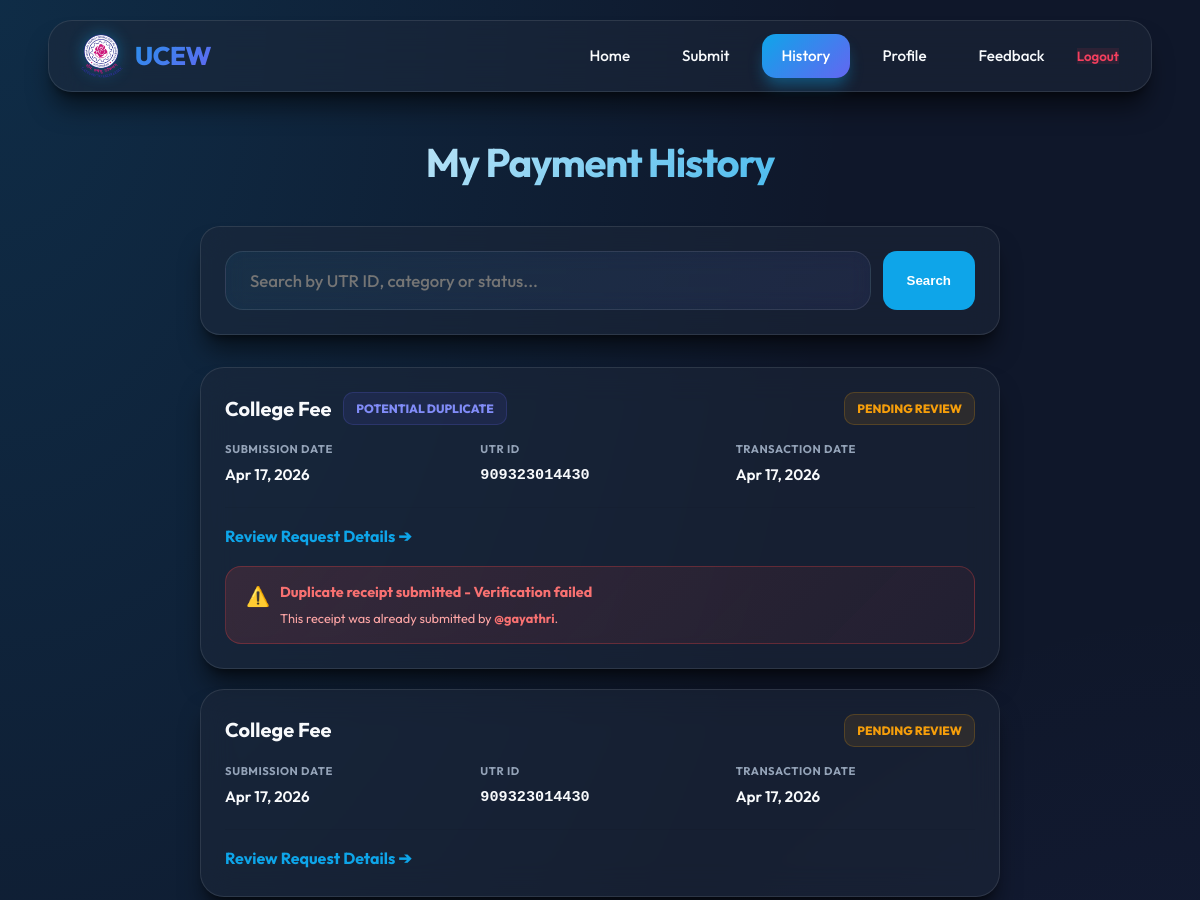
The page /my-receipts/ (signed in, upper part) on the database as committed earlier.
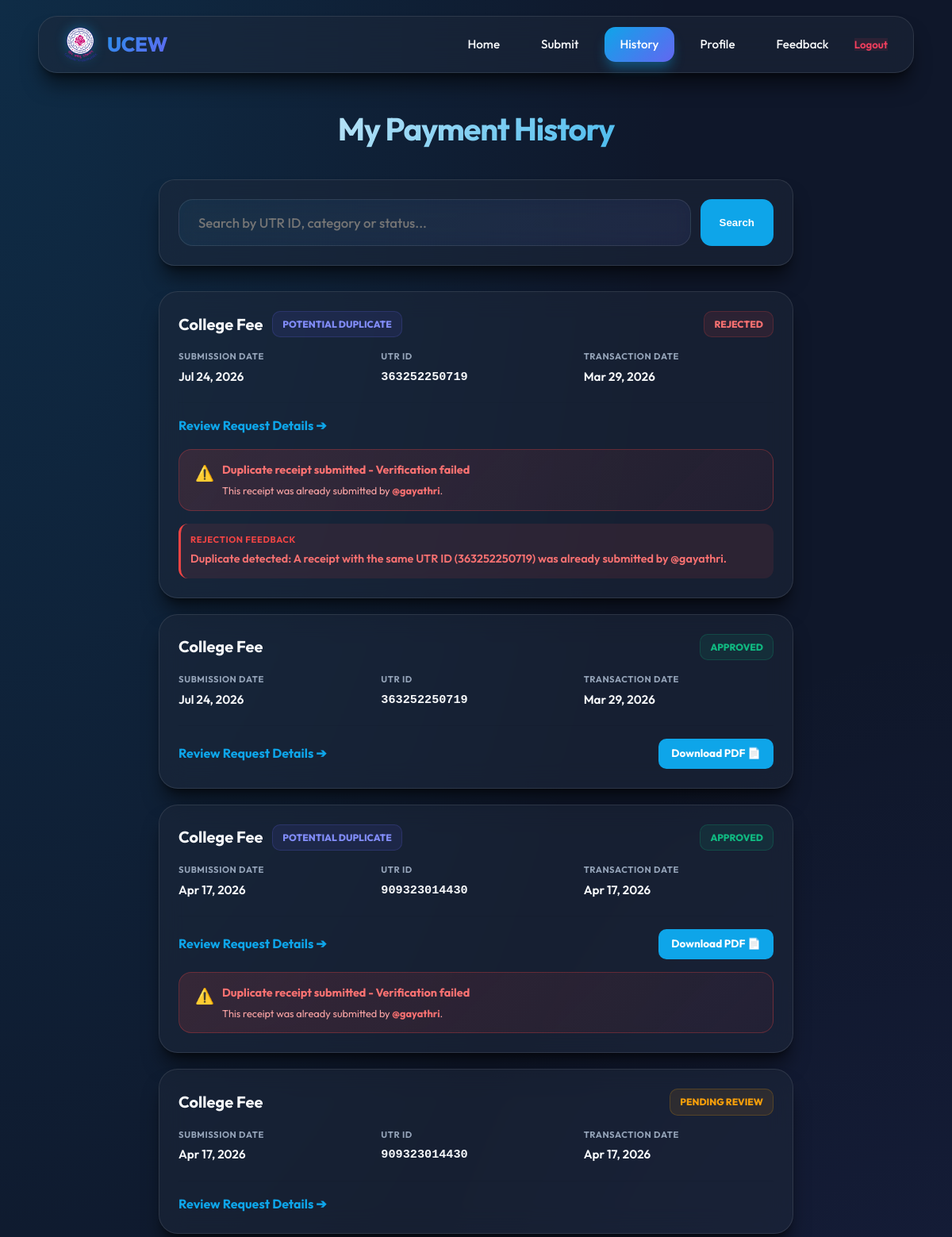
The same page on the database as committed later.
### fee/models.py (models this page shows, shortened)
class Receipt(models.Model):
    FEE_TYPES = [
        ('college', 'College Fee'),
        ('special', 'Special Fee'),
        ('exam', 'Exam Fee'),
    ]
    STATUS_CHOICES = [
        ('pending', 'Pending Review'),
        ('approved', 'Approved'),
        ('rejected', 'Rejected'),
    ]
    student = models.ForeignKey(User, on_delete=models.CASCADE)
    fee_type = models.CharField(max_length=10, choices=FEE_TYPES)
    hallticket_number = models.CharField(max_length=32, null=True, blank=True)
    image = models.ImageField(upload_to='receipts/')
    extracted_text = models.TextField(blank=True)
    text_hash = models.CharField(max_length=64, blank=True)
    utr = models.CharField(max_length=64, blank=True)
    transaction_at = models.DateTimeField(null=True, blank=True)
    submitted_at = models.DateTimeField(auto_now_add=True)
    status = models.CharField(max_length=10, choices=STATUS_CHOICES, default='pending')
    rejection_reason = models.TextField(blank=True, null=True)
    processed_at = models.DateTimeField(null=True, blank=True)
    processed_by = models.ForeignKey(User, null=True, blank=True, on_delete=models.SET_NULL, related_name='processed_receipts')
    is_duplicate = models.BooleanField(default=False)
    duplicate_of = models.ForeignKey('self', null=True, blank=True, on_delete=models.SET_NULL)
    amount = models.PositiveIntegerField(null=True, blank=True)
    receiver_name = models.CharField(max_length=100, null=True, blank=True)
    bank_name = models.CharField(max_length=100, null=True, blank=True)
    bank_account_name = models.CharField(max_length=100, null=True, blank=True)
    transaction_id = models.CharField(max_length=64, null=True, blank=True)
    REGULATIONS = [
        ('r18', 'R18'),
        ('r22', 'R22'),
        ('r25', 'R25'),
    ]
    ACADEMIC_YEARS = [
        ('1', '1st Year'),
        ('2', '2nd Year'),
        ('3', '3rd Year'),
        ('4', '4th Year'),
    ]
    EXAM_CATEGORIES = [
        ('regular', 'Regular Exam'),
        ('supply', 'Supply Exam'),
    ]
    BRANCH_CHOICES = [
        ('CSE', 'Computer Science & Engineering'),
        ('CSM', 'CSE (AI & ML)'),
        ('ECE', 'Electronics & Communication'),
        ('CIVIL', 'Civil Engineering'),
        ('MECH', 'Mechanical Engineering'),
    ]
    regulation = models.CharField(max_length=10, choices=REGULATIONS, null=True, blank=True)
    branch = models.CharField(max_length=10, choices=BRANCH_CHOICES, null=True, blank=True)
    academic_year = models.CharField(max_length=10, choices=ACADEMIC_YEARS, null=True, blank=True)
    exam_category = models.CharField(max_length=10, choices=EXAM_CATEGORIES, null=True, blank=True)
    exam_details = models.CharField(max_length=100, null=True, blank=True)

### fee/views.py (the view)
# urls.py: path('my-receipts/', views.student_receipts, name='student_receipts'),
@login_required
def student_receipts(request):
    receipts = Receipt.objects.filter(student=request.user).order_by('-submitted_at')
    return render(request, 'fee/student_receipts.html', {'receipts': receipts})

### fee/templates/fee/student_receipts.html (shortened to what this page needs)
{% extends 'base.html' %}
{% block content %}
<div class="receipts-page-container">
    <h1 class="page-title">My Payment History</h1>
    <div class="search-glass glass">
        <form class="search-flex" method="get">
            <input class="search-input-premium" type="text" name="search" placeholder="Search by UTR ID, category or status..." value="{{ request.GET.search|default:'' }}">
            <button class="btn-search-p" type="submit">Search</button>
        </form>
    </div>
    {% for receipt in receipts %}
        <div class="student-receipt-card glass">
            <div class="receipt-header-row">
                <div style="display: flex; align-items: center; gap: 12px;">
                    <span class="receipt-type">{{ receipt.get_fee_type_display }}</span>
                    {% if receipt.is_duplicate %}
                        <span class="badge-premium badge-duplicate">Potential Duplicate</span>
                    {% endif %}
                </div>
                <span class="badge-premium badge-{{ receipt.status }}">
                    {{ receipt.get_status_display }}
                </span>
            </div>
            <div class="receipt-content-grid">
                <div class="info-item">
                    <span class="info-label">Submission Date</span>
                    <span class="info-value">{{ receipt.submitted_at|date:"M d, Y" }}</span>
                </div>
                <div class="info-item">
                    <span class="info-label">UTR ID</span>
                    <span class="info-value" style="font-family: monospace;">{{ receipt.utr|default:"Processing..." }}</span>
                </div>
                {% if receipt.transaction_at %}
                <div class="info-item">
                    <span class="info-label">Transaction Date</span>
                    <span class="info-value">{{ receipt.transaction_at|date:"M d, Y" }}</span>
                </div>
                {% endif %}
            </div>
            <div class="action-row">
                <a class="view-link" href="{% url 'receipt_detail' receipt.id %}" style="font-weight: 700; color: var(--primary); text-decoration: none;">
                    Review Request Details ➔
                </a>
                {% if receipt.status == 'approved' %}
                    <a href="{% url 'download_receipt_pdf' receipt.id %}" class="btn-download-premium">
                        Download PDF 📄
                    </a>
                {% endif %}
            </div>
            {% if receipt.is_duplicate or receipt.status == 'rejected' and 'duplicate' in receipt.rejection_reason|lower %}
                <div class="duplicate-warning" style="align-items: flex-start;">
                    <span style="font-size: 1.2rem;">⚠️</span>
                    <div>
                        <div style="margin-bottom: 4px;">Duplicate receipt submitted - Verification failed</div>
                        {% if receipt.duplicate_of %}
                            <div style="font-size: 0.8rem; font-weight: normal; color: #fca5a5;">
                                This receipt was already submitted by <strong style="color: #f87171;">@{{ receipt.duplicate_of.student.username }}</strong>.
                            </div>
                        {% endif %}
                    </div>
                </div>
            {% endif %}
            {% if receipt.status == 'rejected' and receipt.rejection_reason %}
                <div style="margin-top: 16px; padding: 12px; background: rgba(239, 68, 68, 0.1); border-radius: 12px; border-left: 3px solid var(--danger);">
                    <span class="info-label" style="color: var(--danger); margin-bottom: 4px; display: block;">Rejection Feedback</span>
                    <p style="color: #f87171; font-size: 0.9rem; font-weight: 600;">{{ receipt.rejection_reason }}</p>
                </div>
            {% endif %}
        </div>
    {% empty %}
        <div style="text-align: center; padding: 60px; color: var(--text-muted);">
            <div style="font-size: 4rem; margin-bottom: 20px;">📜</div>
            <p style="font-size: 1.1rem; font-weight: 500;">No payment records found.</p>
        </div>
    {% endfor %}
</div>
{% endblock %}

### templates/base.html (shortened to what this page needs)
{% load static %}
<!DOCTYPE html>
<html>
<head>
</head>
<body>
    <header class="navbar glass">
        <nav>
            <div class="nav-brand">
                <img src="{% static 'fee/images/logo.jpg' %}" alt="Logo" style="height: 44px; width: auto; border-radius: 8px;">
                <span>UCEW</span>
            </div>
            <div class="nav-links">
                <a href="{% url 'home' %}" class="{% if request.resolver_match.url_name == 'home' %}active{% endif %}">Home</a>
                {% if user.is_authenticated %}
                    {% if user.is_superuser %}
                        <a href="{% url 'admin_dashboard' %}" class="{% if request.resolver_match.url_name == 'admin_dashboard' %}active{% endif %}">Dashboard</a>
                        <a href="{% url 'admin_receipts' %}" class="{% if request.resolver_match.url_name == 'admin_receipts' %}active{% endif %}">Manage</a>
                    {% else %}
                        <a href="{% url 'submit_receipt' %}" class="{% if request.resolver_match.url_name == 'submit_receipt' %}active{% endif %}">Submit</a>
                        <a href="{% url 'student_receipts' %}" class="{% if request.resolver_match.url_name == 'student_receipts' %}active{% endif %}">History</a>
                        <a href="{% url 'student_profile' %}" class="{% if request.resolver_match.url_name == 'student_profile' %}active{% endif %}">Profile</a>
                    {% endif %}
                    <a href="{% url 'feedback' %}" class="{% if request.resolver_match.url_name == 'feedback' %}active{% endif %}">Feedback</a>
                    <form action="{% url 'logout' %}" method="post" style="display:inline;">
                        <button type="submit" class="logout-btn-nav logout-btn" style="border:none; cursor:pointer;">Logout</button>
                    </form>
                {% else %}
                    <a href="{% url 'student_auth' %}" class="{% if request.resolver_match.url_name == 'student_auth' %}active{% endif %}">Student Login</a>
                    <a href="{% url 'admin_auth' %}" class="{% if request.resolver_match.url_name == 'admin_auth' %}active{% endif %}">Admin Login</a>
                {% endif %}
            </div>
        </nav>
    </header>
    <main>
        {% block content %}{% endblock %}
    </main>
</body>
</html>

### templates/base.html (style rules this page uses)
:root { --primary: #0ea5e9; --primary-dark: #0284c7; --primary-glow: rgba(14, 165, 233, 0.4); --secondary: #6366f1; --secondary-dark: #4f46e5; --accent: #f43f5e; --accent-glow: rgba(244, 63, 94, 0.3); --success: #10b981; --danger: #ef4444; --warning: #f59e0b; --bg-body: #0f172a; --bg-card: rgba(30, 41, 59, 0.7); --bg-glass: rgba(30, 41, 59, 0.5); --border-glass: rgba(255, 255, 255, 0.1); --text-main: #f8fafc; --text-muted: #94a3b8; --text-on-primary: #ffffff; --shadow-premium: 0 20px 25px -5px rgb(0 0 0 / 0.5), 0 8px 10px -6px rgb(0 0 0 / 0.5); --glass-blur: 16px; --transition: all 0.4s cubic-bezier(0.4, 0, 0.2, 1); }
* { margin: 0; padding: 0; box-sizing: border-box; }
body { font-family: 'Outfit', sans-serif; background: var(--bg-body); background-image: radial-gradient(at 0% 0%, rgba(14, 165, 233, 0.15) 0px, transparent 50%), radial-gradient(at 100% 100%, rgba(99, 102, 241, 0.15) 0px, transparent 50%); color: var(--text-main); line-height: 1.6; min-height: 100vh; overflow-x: hidden; }
.glass { background: var(--bg-glass); backdrop-filter: blur(var(--glass-blur)); -webkit-backdrop-filter: blur(var(--glass-blur)); border: 1px solid var(--border-glass); box-shadow: var(--shadow-premium); }
.navbar { position: fixed; top: 20px; left: 50%; transform: translateX(-50%); width: 92%; max-width: 1200px; height: 72px; border-radius: 24px; z-index: 1000; display: flex; align-items: center; padding: 0 32px; transition: var(--transition); }
.navbar nav { display: flex; justify-content: space-between; align-items: center; width: 100%; }
.nav-brand { font-size: 1.6rem; font-weight: 800; background: linear-gradient(135deg, var(--primary), var(--secondary)); -webkit-background-clip: text; background-clip: text; -webkit-text-fill-color: transparent; display: flex; align-items: center; gap: 12px; letter-spacing: -0.02em; }
.nav-brand img { filter: drop-shadow(0 0 8px var(--primary-glow)); }
.nav-links { display: flex; gap: 12px; align-items: center; }
.navbar a { color: var(--text-main); text-decoration: none; font-weight: 500; font-size: 0.95rem; padding: 10px 20px; border-radius: 14px; transition: var(--transition); white-space: nowrap; }
.navbar a.active { background: linear-gradient(135deg, var(--primary), var(--secondary)); color: white; box-shadow: 0 10px 15px -3px var(--primary-glow); }
.logout-btn-nav { background: rgba(244, 63, 94, 0.1) !important; color: var(--accent) !important; border: none; cursor: pointer; font-family: inherit; font-weight: 600 !important; }
main { padding-top: 130px; padding-bottom: 60px; width: 90%; max-width: 1100px; margin: 0 auto; }
h1, h2, h3 { font-weight: 700; letter-spacing: -0.03em; color: #fff; }
input:not([type="checkbox"]):not([type="radio"]), select, textarea { width: 100% !important; padding: 18px 24px !important; background: linear-gradient(135deg, rgba(14, 165, 233, 0.08), rgba(99, 102, 241, 0.08)) !important; backdrop-filter: blur(10px); -webkit-backdrop-filter: blur(10px); border: 1px solid var(--border-glass) !important; border-radius: 18px !important; color: var(--text-main) !important; font-family: inherit; font-size: 1.05rem !important; font-weight: 500 !important; transition: var(--transition); }

Rows that differ between the two databases and show on the page:
added Receipt: fee_type "College Fee", is_duplicate "POTENTIAL DUPLICATE", status "REJECTED", submitted_at "Jul 24, 2026", utr "363252250719", transaction_at "Mar 29, 2026", duplicate_of.student.username "gayathri", rejection_reason "Duplicate detected: A receipt with the same UTR ID (363252250719) was already submitted by @gayathri."
added Receipt: fee_type "College Fee", status "APPROVED", submitted_at "Jul 24, 2026", utr "363252250719", transaction_at "Mar 29, 2026", shows "Download PDF 📄"
changed Receipt (number 3 of 4 on the later page): status "PENDING REVIEW" → "APPROVED"; now shows "Download PDF 📄"
